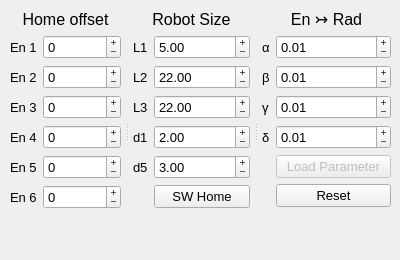
    <widget class="QWidget" name="RoboSetup">
     <property name="font">
      <font>
       <pointsize>10</pointsize>
      </font>
     </property>
     <attribute name="title">
      <string>Robot Setup</string>
     </attribute>
     <widget class="QSplitter" name="splitter">
      <property name="geometry">
       <rect>
        <x>10</x>
        <y>10</y>
        <width>381</width>
        <height>241</height>
       </rect>
      </property>
      <property name="orientation">
       <enum>Qt::Horizontal</enum>
      </property>
      <property name="handleWidth">
       <number>12</number>
      </property>
      <property name="childrenCollapsible">
       <bool>false</bool>
      </property>
      <widget class="QWidget" name="layoutWidget">
       <layout class="QVBoxLayout" name="homeOffset">
        <item>
         <widget class="QLabel" name="valMinScr_2">
          <property name="sizePolicy">
           <sizepolicy hsizetype="Preferred" vsizetype="Fixed">
            <horstretch>0</horstretch>
            <verstretch>0</verstretch>
           </sizepolicy>
          </property>
          <property name="font">
           <font>
            <pointsize>12</pointsize>
            <strikeout>false</strikeout>
            <kerning>true</kerning>
           </font>
          </property>
          <property name="text">
           <string>Home offset</string>
          </property>
          <property name="alignment">
           <set>Qt::AlignCenter</set>
          </property>
         </widget>
        </item>
        <item>
         <layout class="QFormLayout" name="formLayout_2">
          <property name="fieldGrowthPolicy">
           <enum>QFormLayout::AllNonFixedFieldsGrow</enum>
          </property>
          <property name="labelAlignment">
           <set>Qt::AlignCenter</set>
          </property>
          <property name="formAlignment">
           <set>Qt::AlignLeading|Qt::AlignLeft|Qt::AlignTop</set>
          </property>
          <property name="verticalSpacing">
           <number>6</number>
          </property>
          <item row="0" column="0">
           <widget class="QLabel" name="en1Label_2">
            <property name="text">
             <string>En 1</string>
            </property>
            <property name="buddy">
             <cstring>en1Home</cstring>
            </property>
           </widget>
          </item>
          <item row="0" column="1">
           <widget class="QSpinBox" name="en1Home">
            <property name="wrapping">
             <bool>false</bool>
            </property>
            <property name="buttonSymbols">
             <enum>QAbstractSpinBox::PlusMinus</enum>
            </property>
            <property name="minimum">
             <number>-99999</number>
            </property>
            <property name="maximum">
             <number>99999</number>
            </property>
           </widget>
          </item>
          <item row="1" column="0">
           <widget class="QLabel" name="en2Label_2">
            <property name="text">
             <string>En 2</string>
            </property>
            <property name="buddy">
             <cstring>en2Home</cstring>
            </property>
           </widget>
          </item>
          <item row="1" column="1">
           <widget class="QSpinBox" name="en2Home">
            <property name="buttonSymbols">
             <enum>QAbstractSpinBox::PlusMinus</enum>
            </property>
            <property name="minimum">
             <number>-99999</number>
            </property>
            <property name="maximum">
             <number>99999</number>
            </property>
           </widget>
          </item>
          <item row="2" column="0">
           <widget class="QLabel" name="en3Label_2">
            <property name="enabled">
             <bool>true</bool>
            </property>
            <property name="text">
             <string>En 3</string>
            </property>
            <property name="buddy">
             <cstring>en3Home</cstring>
            </property>
           </widget>
          </item>
          <item row="2" column="1">
           <widget class="QSpinBox" name="en3Home">
            <property name="buttonSymbols">
             <enum>QAbstractSpinBox::PlusMinus</enum>
            </property>
            <property name="minimum">
             <number>-99999</number>
            </property>
            <property name="maximum">
             <number>99999</number>
            </property>
           </widget>
          </item>
          <item row="3" column="0">
           <widget class="QLabel" name="en4Label_2">
            <property name="text">
             <string>En 4</string>
            </property>
            <property name="buddy">
             <cstring>en4Home</cstring>
            </property>
           </widget>
          </item>
          <item row="3" column="1">
           <widget class="QSpinBox" name="en4Home">
            <property name="buttonSymbols">
             <enum>QAbstractSpinBox::PlusMinus</enum>
            </property>
            <property name="minimum">
             <number>-99999</number>
            </property>
            <property name="maximum">
             <number>99999</number>
            </property>
           </widget>
          </item>
          <item row="4" column="0">
           <widget class="QLabel" name="en5Label_2">
            <property name="text">
             <string>En 5</string>
            </property>
            <property name="buddy">
             <cstring>en5Home</cstring>
            </property>
           </widget>
          </item>
          <item row="4" column="1">
           <widget class="QSpinBox" name="en5Home">
            <property name="buttonSymbols">
             <enum>QAbstractSpinBox::PlusMinus</enum>
            </property>
            <property name="minimum">
             <number>-99999</number>
            </property>
            <property name="maximum">
             <number>99999</number>
            </property>
           </widget>
          </item>
          <item row="5" column="0">
           <widget class="QLabel" name="en6Label_2">
            <property name="text">
             <string>En 6</string>
            </property>
            <property name="buddy">
             <cstring>en6Home</cstring>
            </property>
           </widget>
          </item>
          <item row="5" column="1">
           <widget class="QSpinBox" name="en6Home">
            <property name="wrapping">
             <bool>false</bool>
            </property>
            <property name="frame">
             <bool>true</bool>
            </property>
            <property name="buttonSymbols">
             <enum>QAbstractSpinBox::PlusMinus</enum>
            </property>
            <property name="minimum">
             <number>-99999</number>
            </property>
            <property name="maximum">
             <number>99999</number>
            </property>
           </widget>
          </item>
         </layout>
        </item>
       </layout>
      </widget>
      <widget class="QWidget" name="layoutWidget">
       <layout class="QVBoxLayout" name="RoboSize">
        <item>
         <widget class="QLabel" name="label">
          <property name="sizePolicy">
           <sizepolicy hsizetype="Preferred" vsizetype="Fixed">
            <horstretch>0</horstretch>
            <verstretch>0</verstretch>
           </sizepolicy>
          </property>
          <property name="font">
           <font>
            <pointsize>12</pointsize>
           </font>
          </property>
          <property name="text">
           <string>Robot Size</string>
          </property>
          <property name="alignment">
           <set>Qt::AlignCenter</set>
          </property>
         </widget>
        </item>
        <item>
         <layout class="QFormLayout" name="formLayout">
          <item row="0" column="0">
           <widget class="QLabel" name="l1Label">
            <property name="text">
             <string>L1</string>
            </property>
           </widget>
          </item>
          <item row="0" column="1">
           <widget class="QDoubleSpinBox" name="l1Robot">
            <property name="sizePolicy">
             <sizepolicy hsizetype="Expanding" vsizetype="Fixed">
              <horstretch>0</horstretch>
              <verstretch>0</verstretch>
             </sizepolicy>
            </property>
            <property name="buttonSymbols">
             <enum>QAbstractSpinBox::PlusMinus</enum>
            </property>
            <property name="minimum">
             <double>-99999.000000000000000</double>
            </property>
            <property name="maximum">
             <double>99999.000000000000000</double>
            </property>
            <property name="singleStep">
             <double>0.500000000000000</double>
            </property>
            <property name="value">
             <double>5.000000000000000</double>
            </property>
           </widget>
          </item>
          <item row="1" column="0">
           <widget class="QLabel" name="l2Label">
            <property name="text">
             <string>L2</string>
            </property>
           </widget>
          </item>
          <item row="1" column="1">
           <widget class="QDoubleSpinBox" name="l2Robot">
            <property name="sizePolicy">
             <sizepolicy hsizetype="Expanding" vsizetype="Fixed">
              <horstretch>0</horstretch>
              <verstretch>0</verstretch>
             </sizepolicy>
            </property>
            <property name="buttonSymbols">
             <enum>QAbstractSpinBox::PlusMinus</enum>
            </property>
            <property name="minimum">
             <double>-99999.000000000000000</double>
            </property>
            <property name="maximum">
             <double>99999.000000000000000</double>
            </property>
            <property name="singleStep">
             <double>0.500000000000000</double>
            </property>
            <property name="value">
             <double>22.000000000000000</double>
            </property>
           </widget>
          </item>
          <item row="2" column="0">
           <widget class="QLabel" name="l3Label">
            <property name="text">
             <string>L3</string>
            </property>
           </widget>
          </item>
          <item row="2" column="1">
           <widget class="QDoubleSpinBox" name="l3Robot">
            <property name="sizePolicy">
             <sizepolicy hsizetype="Expanding" vsizetype="Fixed">
              <horstretch>0</horstretch>
              <verstretch>0</verstretch>
             </sizepolicy>
            </property>
            <property name="buttonSymbols">
             <enum>QAbstractSpinBox::PlusMinus</enum>
            </property>
            <property name="minimum">
             <double>-99999.000000000000000</double>
            </property>
            <property name="maximum">
             <double>99999.000000000000000</double>
            </property>
            <property name="singleStep">
             <double>0.500000000000000</double>
            </property>
            <property name="value">
             <double>22.000000000000000</double>
            </property>
           </widget>
          </item>
          <item row="3" column="0">
           <widget class="QLabel" name="l4Label">
            <property name="text">
             <string>d1</string>
            </property>
           </widget>
          </item>
          <item row="3" column="1">
           <widget class="QDoubleSpinBox" name="d1Robot">
            <property name="sizePolicy">
             <sizepolicy hsizetype="Expanding" vsizetype="Fixed">
              <horstretch>0</horstretch>
              <verstretch>0</verstretch>
             </sizepolicy>
            </property>
            <property name="buttonSymbols">
             <enum>QAbstractSpinBox::PlusMinus</enum>
            </property>
            <property name="minimum">
             <double>-99999.000000000000000</double>
            </property>
            <property name="maximum">
             <double>99999.000000000000000</double>
            </property>
            <property name="singleStep">
             <double>0.500000000000000</double>
            </property>
            <property name="value">
             <double>2.000000000000000</double>
            </property>
           </widget>
          </item>
          <item row="4" column="0">
           <widget class="QLabel" name="l5Label">
            <property name="text">
             <string>d5</string>
            </property>
           </widget>
          </item>
          <item row="4" column="1">
           <widget class="QDoubleSpinBox" name="d5Robot">
            <property name="sizePolicy">
             <sizepolicy hsizetype="Expanding" vsizetype="Fixed">
              <horstretch>0</horstretch>
              <verstretch>0</verstretch>
             </sizepolicy>
            </property>
            <property name="buttonSymbols">
             <enum>QAbstractSpinBox::PlusMinus</enum>
            </property>
            <property name="minimum">
             <double>-99999.000000000000000</double>
            </property>
            <property name="maximum">
             <double>99999.000000000000000</double>
            </property>
            <property name="singleStep">
             <double>0.500000000000000</double>
            </property>
            <property name="value">
             <double>3.000000000000000</double>
            </property>
           </widget>
          </item>
          <item row="5" column="1">
           <widget class="QPushButton" name="scorSwHome">
            <property name="font">
             <font>
              <pointsize>10</pointsize>
             </font>
            </property>
            <property name="styleSheet">
             <string notr="true"/>
            </property>
            <property name="text">
             <string>SW Home</string>
            </property>
           </widget>
          </item>
         </layout>
        </item>
       </layout>
      </widget>
      <widget class="QWidget" name="layoutWidget">
       <layout class="QVBoxLayout" name="en2deg">
        <item>
         <widget class="QLabel" name="label_2">
          <property name="sizePolicy">
           <sizepolicy hsizetype="Preferred" vsizetype="Fixed">
            <horstretch>0</horstretch>
            <verstretch>0</verstretch>
           </sizepolicy>
          </property>
          <property name="font">
           <font>
            <pointsize>12</pointsize>
           </font>
          </property>
          <property name="toolTip">
           <string>&lt;html&gt;&lt;head/&gt;&lt;body&gt;&lt;p align=&quot;center&quot;&gt;Costanti
                                                per
                                                ottenere Radianti&lt;/p&gt;&lt;/body&gt;&lt;/html&gt;
                                            </string>
          </property>
          <property name="text">
           <string>En ↣ Rad</string>
          </property>
          <property name="alignment">
           <set>Qt::AlignCenter</set>
          </property>
         </widget>
        </item>
        <item>
         <layout class="QFormLayout" name="formLayout_3">
          <property name="horizontalSpacing">
           <number>6</number>
          </property>
          <item row="0" column="0">
           <widget class="QLabel" name="aLabel">
            <property name="font">
             <font>
              <pointsize>10</pointsize>
             </font>
            </property>
            <property name="text">
             <string>α</string>
            </property>
           </widget>
          </item>
          <item row="0" column="1">
           <widget class="QDoubleSpinBox" name="alphaRobot">
            <property name="sizePolicy">
             <sizepolicy hsizetype="Expanding" vsizetype="Fixed">
              <horstretch>0</horstretch>
              <verstretch>0</verstretch>
             </sizepolicy>
            </property>
            <property name="buttonSymbols">
             <enum>QAbstractSpinBox::PlusMinus</enum>
            </property>
            <property name="minimum">
             <double>-99999.000000000000000</double>
            </property>
            <property name="maximum">
             <double>99999.000000000000000</double>
            </property>
            <property name="singleStep">
             <double>0.010000000000000</double>
            </property>
            <property name="value">
             <double>0.010000000000000</double>
            </property>
           </widget>
          </item>
          <item row="1" column="0">
           <widget class="QLabel" name="bLabel">
            <property name="font">
             <font>
              <pointsize>10</pointsize>
             </font>
            </property>
            <property name="text">
             <string>β</string>
            </property>
           </widget>
          </item>
          <item row="1" column="1">
           <widget class="QDoubleSpinBox" name="betaRobot">
            <property name="sizePolicy">
             <sizepolicy hsizetype="Expanding" vsizetype="Fixed">
              <horstretch>0</horstretch>
              <verstretch>0</verstretch>
             </sizepolicy>
            </property>
            <property name="buttonSymbols">
             <enum>QAbstractSpinBox::PlusMinus</enum>
            </property>
            <property name="minimum">
             <double>-99999.000000000000000</double>
            </property>
            <property name="maximum">
             <double>99999.000000000000000</double>
            </property>
            <property name="singleStep">
             <double>0.010000000000000</double>
            </property>
            <property name="value">
             <double>0.010000000000000</double>
            </property>
           </widget>
          </item>
          <item row="2" column="0">
           <widget class="QLabel" name="cLabel">
            <property name="font">
             <font>
              <pointsize>10</pointsize>
             </font>
            </property>
            <property name="text">
             <string>γ</string>
            </property>
           </widget>
          </item>
          <item row="2" column="1">
           <widget class="QDoubleSpinBox" name="gammaRobot">
            <property name="sizePolicy">
             <sizepolicy hsizetype="Expanding" vsizetype="Fixed">
              <horstretch>0</horstretch>
              <verstretch>0</verstretch>
             </sizepolicy>
            </property>
            <property name="buttonSymbols">
             <enum>QAbstractSpinBox::PlusMinus</enum>
            </property>
            <property name="minimum">
             <double>-99999.000000000000000</double>
            </property>
            <property name="maximum">
             <double>99999.000000000000000</double>
            </property>
            <property name="singleStep">
             <double>0.010000000000000</double>
            </property>
            <property name="value">
             <double>0.010000000000000</double>
            </property>
           </widget>
          </item>
          <item row="3" column="0">
           <widget class="QLabel" name="dLabel">
            <property name="font">
             <font>
              <pointsize>10</pointsize>
             </font>
            </property>
            <property name="text">
             <string>δ</string>
            </property>
           </widget>
          </item>
          <item row="3" column="1">
           <widget class="QDoubleSpinBox" name="deltaRobot">
            <property name="sizePolicy">
             <sizepolicy hsizetype="Expanding" vsizetype="Fixed">
              <horstretch>0</horstretch>
              <verstretch>0</verstretch>
             </sizepolicy>
            </property>
            <property name="buttonSymbols">
             <enum>QAbstractSpinBox::PlusMinus</enum>
            </property>
            <property name="minimum">
             <double>-99999.000000000000000</double>
            </property>
            <property name="maximum">
             <double>99999.000000000000000</double>
            </property>
            <property name="singleStep">
             <double>0.010000000000000</double>
            </property>
            <property name="value">
             <double>0.010000000000000</double>
            </property>
           </widget>
          </item>
          <item row="4" column="1">
           <widget class="QPushButton" name="scorParamLoad">
            <property name="enabled">
             <bool>false</bool>
            </property>
            <property name="font">
             <font>
              <pointsize>10</pointsize>
             </font>
            </property>
            <property name="styleSheet">
             <string notr="true"/>
            </property>
            <property name="text">
             <string>Load Parameter</string>
            </property>
           </widget>
          </item>
          <item row="5" column="1">
           <widget class="QPushButton" name="scorParamReset">
            <property name="sizePolicy">
             <sizepolicy hsizetype="Minimum" vsizetype="Fixed">
              <horstretch>0</horstretch>
              <verstretch>0</verstretch>
             </sizepolicy>
            </property>
            <property name="font">
             <font>
              <pointsize>10</pointsize>
             </font>
            </property>
            <property name="styleSheet">
             <string notr="true"/>
            </property>
            <property name="text">
             <string>Reset</string>
            </property>
           </widget>
          </item>
         </layout>
        </item>
       </layout>
      </widget>
     </widget>
    </widget>
